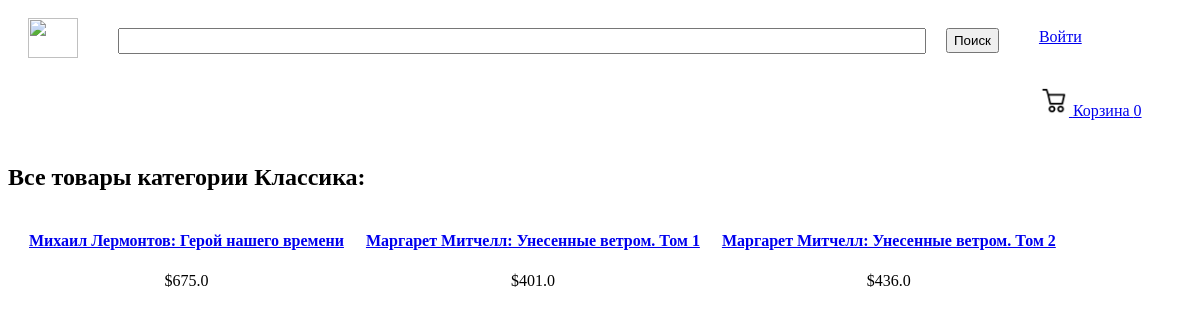
Screenshot of /displayCategory?categoryId=1 with the database file from the repository.
### tables this page shows
CREATE TABLE categories
		(categoryId INTEGER PRIMARY KEY,
		name TEXT
		);

CREATE TABLE products
		(productId INTEGER PRIMARY KEY,
		name TEXT,
		price REAL,
		description TEXT,
		stock INTEGER,
		categoryId INTEGER,
		FOREIGN KEY(categoryId) REFERENCES categories(categoryId)
		);

### app.py (the view)
@app.route("/displayCategory")
def displayCategory():
        loggedIn, firstName, noOfItems = getLoginDetails()
        categoryId = request.args.get("categoryId")
        with sqlite3.connect('database.db') as conn:
            cur = conn.cursor()
            cur.execute("SELECT products.productId, products.name, products.price, categories.name FROM products, categories WHERE products.categoryId = categories.categoryId AND categories.categoryId = " + categoryId)
            data = cur.fetchall()
        conn.close()
        categoryName = data[0][3]
        data = parse(data)
        return render_template('displayCategory.html', data=data, loggedIn=loggedIn, firstName=firstName, noOfItems=noOfItems, categoryName=categoryName)

### app.py (called while the page is built)
def getLoginDetails():
    with sqlite3.connect('database.db') as conn:
        cur = conn.cursor()
        if 'email' not in session:
            loggedIn = False
            firstName = ''
            noOfItems = 0
        else:
            loggedIn = True
            cur.execute("SELECT userId, firstName FROM users WHERE email = '" + session['email'] + "'")
            userId, firstName = cur.fetchone()
            cur.execute("SELECT count(productId) FROM basket WHERE userId = " + str(userId))
            noOfItems = cur.fetchone()[0]
    conn.close()
    return (loggedIn, firstName, noOfItems)

def parse(data):
    ans = []
    i = 0
    while i < len(data):
        curr = []
        for j in range(7):
            if i >= len(data):
                break
            curr.append(data[i])
            i += 1
        ans.append(curr)
    return ans

### templates/displayCategory.html (shortened to what this page needs)
<!DOCTYPE HTML>
<html>
<head>
<link rel="stylesheet" href={{ url_for('static', filename='css/home.css') }} />
<link rel="stylesheet" href={{ url_for('static', filename='css/topStyle.css') }} />
</head>
<body>
<div id="title">
	<a href="/">
		<img id="logo" src= {{ url_for('static', filename='images/logo.png') }} />
	</a>
	<form>
		<input id="searchBox" type="text" name="searchQuery">
		<input id="searchButton" type="submit" value="Поиск">
	</form>
	{% if not loggedIn %}
	<div id="signInButton">
		<a class="link" href="/loginForm">Войти</a>
	</div>
	{% endif %}
	<div id="kart">
		<a class="link" href="/basket">
			<img src={{url_for('static', filename='images/shoppingCart.png')}} id="cartIcon" />
			Корзина {{noOfItems}}
		</a>
	</div>
</div>
<div>
	<h2>Все товары категории {{categoryName}}:</h2>
	{% for itemData in data %}
	<table>
		<tr id="productName">
			{% for row in itemData %}
			<td>
				<a href="/productDescription?productId={{row[0]}}">
				{{row[1]}}
				</a>
			</td>
			{% endfor %}
		</tr>
		<tr id="productPrice">
			{% for row in itemData %}
			<td>
				${{row[2]}}
			</td>
			{% endfor %}
		</tr>
	</table>
	{% endfor %}
</div>
</body>
</html>

### static/css/home.css (style rules this page uses)
table { border-spacing: 20px; }
#productName { text-align: center; font-weight: bold; }
#productPrice { text-align: center; }

### static/css/topStyle.css (style rules this page uses)
#logo { height: 40px; width: 50px; margin-left: 20px; margin-top: 10px; margin-bottom: 10px; margin-right: 20px; float: left; }
#title { background-color: white; display: inline-block; width: 100%; }
#searchBox { height: 20px; width: 800px; margin-left: 20px; margin-top: 20px; margin-bottom: 20px; margin-right: 20px; float: left; font-size: 1.5em; }
#searchButton { height: 25px; margin-top: 20px; margin-bottom: 20px; margin-right: 20px; float: left; }
#signInButton { color: yellow; margin-top: 20px; margin-bottom: 20px; margin-left: 20px; margin-right: 20px; float: left; }
#kart { color: white; margin-top: 20px; margin-bottom: 20px; margin-left: 20px; margin-right: 20px; float: left; }
#cartIcon { height: 30px; width: 30px; }

### rows the page displays
categories: name "Классика"
products: name "Михаил Лермонтов: Герой нашего времени", price "675.0"
products: name "Маргарет Митчелл: Унесенные ветром. Том 1", price "401.0"
products: name "Маргарет Митчелл: Унесенные ветром. Том 2", price "436.0"

### other values shown
{{ noOfItems }} "0"
